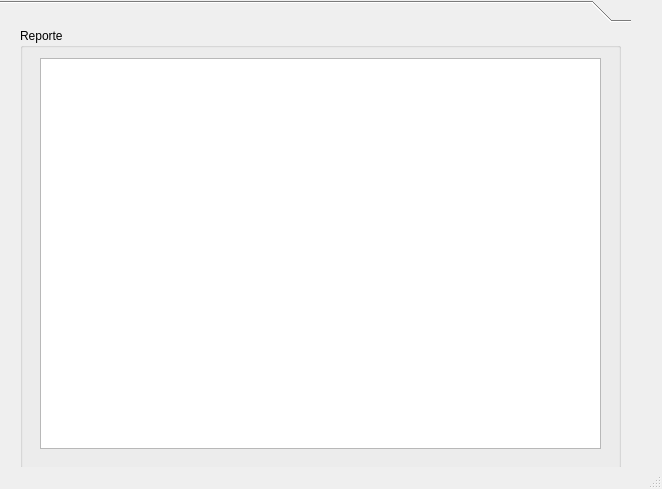
<?xml version="1.0" encoding="UTF-8"?>
<ui version="4.0">
 <class>MainWindow</class>
 <widget class="QMainWindow" name="MainWindow">
  <property name="geometry">
   <rect>
    <x>0</x>
    <y>0</y>
    <width>662</width>
    <height>489</height>
   </rect>
  </property>
  <property name="windowTitle">
   <string>Tp Final Modelos y Simulación</string>
  </property>
  <widget class="QWidget" name="centralwidget">
   <property name="layoutDirection">
    <enum>Qt::LeftToRight</enum>
   </property>
   <widget class="QToolBox" name="toolBox">
    <property name="geometry">
     <rect>
      <x>0</x>
      <y>0</y>
      <width>631</width>
      <height>501</height>
     </rect>
    </property>
    <widget class="QWidget" name="toolBoxPage1">
     <property name="geometry">
      <rect>
       <x>0</x>
       <y>0</y>
       <width>631</width>
       <height>447</height>
      </rect>
     </property>
     <attribute name="label">
      <string/>
     </attribute>
     <widget class="QGroupBox" name="groupBox">
      <property name="geometry">
       <rect>
        <x>20</x>
        <y>0</y>
        <width>601</width>
        <height>441</height>
       </rect>
      </property>
      <property name="title">
       <string>Reporte</string>
      </property>
      <widget class="QPlainTextEdit" name="plainTextEditReporte">
       <property name="geometry">
        <rect>
         <x>20</x>
         <y>30</y>
         <width>561</width>
         <height>391</height>
        </rect>
       </property>
      </widget>
     </widget>
    </widget>
    <widget class="QWidget" name="toolBoxPage2">
     <property name="geometry">
      <rect>
       <x>0</x>
       <y>0</y>
       <width>100</width>
       <height>30</height>
      </rect>
     </property>
     <attribute name="label">
      <string/>
     </attribute>
    </widget>
   </widget>
  </widget>
  <widget class="QStatusBar" name="statusbar"/>
 </widget>
 <resources/>
 <connections/>
</ui>
